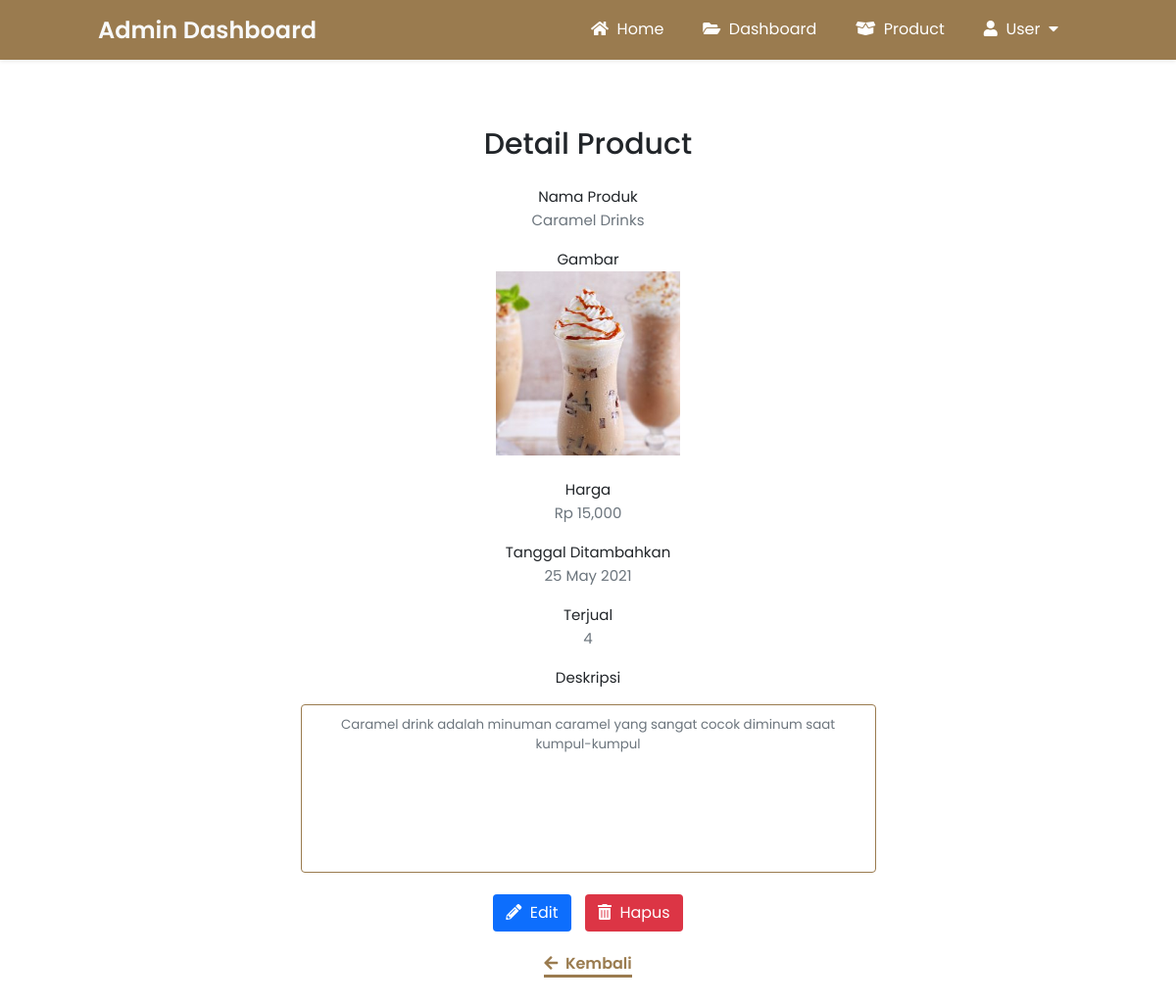
The page /admin/detail-product.php?id=24 (signed in) on the database its author committed.
### tables this page shows
CREATE TABLE `tbl_product` (
  `id` int(11) NOT NULL,
  `gambar` varchar(200) NOT NULL,
  `nama_product` varchar(200) NOT NULL,
  `harga` int(11) NOT NULL,
  `tgl_tambah` varchar(200) NOT NULL,
  `terjual` int(11) NOT NULL,
  `deskripsi` text NOT NULL
);

### config/config.php (called while the page is built, shortened)
<?php
$hostname = "localhost";
$username = "root";
$password = "";
$database = "db_cafe";
$koneksi = mysqli_connect($hostname, $username, $password, $database);
function queryProduct($queryProduct) {
    global $koneksi;
    $hasil = mysqli_query($koneksi, $queryProduct);
    $tampungBaris = [];
    while($baris = mysqli_fetch_assoc($hasil)) {
        $tampungBaris[] = $baris;
    }
    return $tampungBaris;
}
?>

### admin/detail-product.php (the view, shortened to what this page needs)
<?php
require '../config/config.php';
$id = $_GET['id'];
$dataProduct = queryProduct("SELECT * FROM tbl_product WHERE id = $id")[0];
?>
<!DOCTYPE html>
<html lang="en">
<head>
    <link rel="stylesheet" href="https://cdnjs.cloudflare.com/ajax/libs/font-awesome/5.15.3/css/all.min.css" />
    <link rel="stylesheet" href="../css/detail-product.css?v=<?php echo time(); ?>">
</head>
<body>
<header class="nav-top-mg">
    <div class="logo">
        <a href="admin.php">
            Admin Dashboard
        </a>
    </div>
    <nav class="nav-bot">
        <ul>
            <li><a href="../index.php"><i class="fas fa-home"></i>&nbsp;&nbsp;Home</a></li>
            <li><a href="admin.php"><i class="fas fa-folder-open"></i>&nbsp;&nbsp;Dashboard</a></li>
            <li><a href="#"><i class="fas fa-box-open"></i>&nbsp;&nbsp;Product</a></li>
            <li class="dropdown1"><a href="#"><i class="fas fa-user"></i>&nbsp;&nbsp;User&nbsp;&nbsp;<i class="fas fa-caret-down"></i></a>
            </li>
        </ul>
    </nav>
</header>
<section class="product">
    <div class="container">
        <h1 class="title-form">Detail Product</h1>
            <div class="form">
                <label class="form-label">Nama Produk</label><br>
                <div class="form-text"><?= $dataProduct['nama_product']; ?></div>
            </div>
            <div class="form">
                <label class="form-label">Gambar</label><br>
                <div class="form-text">
                    <img class="resize-image" src="../uploads/<?= $dataProduct['gambar']; ?>">
                </div>
            </div>
            <div class="form">
                <label class="form-label">Harga</label><br>
                <div class="form-text"><?= "Rp " . number_format($dataProduct['harga']); ?></div>
            </div>
            <div class="form">
                <label class="form-label">Tanggal Ditambahkan</label><br>
                <div class="form-text"><?= $dataProduct['tgl_tambah']; ?></div>
            </div>
            <div class="form">
                <label class="form-label">Terjual</label><br>
                <div class="form-text"><?= $dataProduct['terjual']; ?></div>
            </div>
            <div class="form">
                <label class="form-label">Deskripsi</label><br>
                <div class="form-text">
                    <p class="deskripsi">
                        <textarea disabled><?= $dataProduct['deskripsi']; ?></textarea>
                    </p>
                </div>
            </div>
<a href="edit-product.php?id=<?= $dataProduct['id']; ?>" class="btn-biru"><i class="fas fa-pencil-alt"></i>&nbsp;&nbsp;Edit</a>
    <label for="click" class="click-me"><i class="fas fa-trash-alt"></i>&nbsp;&nbsp;Hapus</label>
<br>
        <a class="kembali" href="product.php"><i class="fas fa-arrow-left"></i>&nbsp;&nbsp;Kembali</a>
    </div>
</section>
</body>
</html>

### css/detail-product.css (style rules this page uses)
body { font-family: 'Poppins', sans-serif; user-select: none; }
header { position: absolute; top: 0; left: 0; padding: 0 100px; background: #9A7B4F; width: 100%; box-sizing: border-box; box-shadow: 0 .125rem .25rem rgba(0,0,0,.075); z-index: 999999; }
header .logo a { margin-top: 13px; color: #f8f9fa; height: 48px; font-size: 24px; float: left; font-weight: 600; text-decoration: none; }
header nav { float: right; }
header nav ul { margin: 0; padding: 0; display: flex; }
header nav ul li { list-style: none; position: relative; }
header nav ul li a { height: 50px; line-height: 50px; padding: 5px 20px; color: #fff; text-decoration: none; display: block; }
.product { display: flex; align-items: center; justify-content: center; flex-direction: column; text-align: center; margin-top: 100px; margin-bottom: 50px; }
h1.title-form { font-size: 30px; font-weight: 500; text-align: center; color: #212529; margin-block-end: 0.6em; }
.form { display: block; margin-bottom: 16px; }
.resize-image { width: 188px; height: 188px; }
label.form-label { font-size: 15px; color: #212529; }
.form-text { font-size: 15px; color: #6c757d; }
.deskripsi textarea { width: 565px; height: 150px; font-family: 'Poppins', sans-serif; text-align: center; resize: none; border: none; outline: none; color: #6c757d; border: 1px solid #9A7B4F; padding: 10px; border-radius: .25rem; background: none; }
.btn-biru { text-decoration: none; color: #fff; line-height: 1.5; padding: 6px 12px; border: 1px solid transparent; border-radius: .25rem; display: inline-block; background-color: #0d6efd; font-weight: medium; text-align: center; vertical-align: middle; cursor: pointer; }
a.kembali { text-decoration: none; color: #9A7B4F; font-weight: 600; border-bottom: 3px solid #9A7B4F; }
.click-me { text-decoration: none; color: #fff; line-height: 1.5; padding: 6px 12px; border: 1px solid transparent; border-radius: .25rem; display: inline-block; background-color: #dc3545; font-weight: medium; text-align: center; vertical-align: middle; margin-left: 10px; cursor: pointer; }
.btn-biru, .click-me { margin-bottom: 20px; }

### rows shown on the page
tbl_product: nama_product "Caramel Drinks", gambar (picture), harga "15,000", tgl_tambah "25 May 2021", terjual "4", deskripsi "Caramel drink adalah minuman caramel yang sangat cocok diminum saat kumpul-kumpul"
